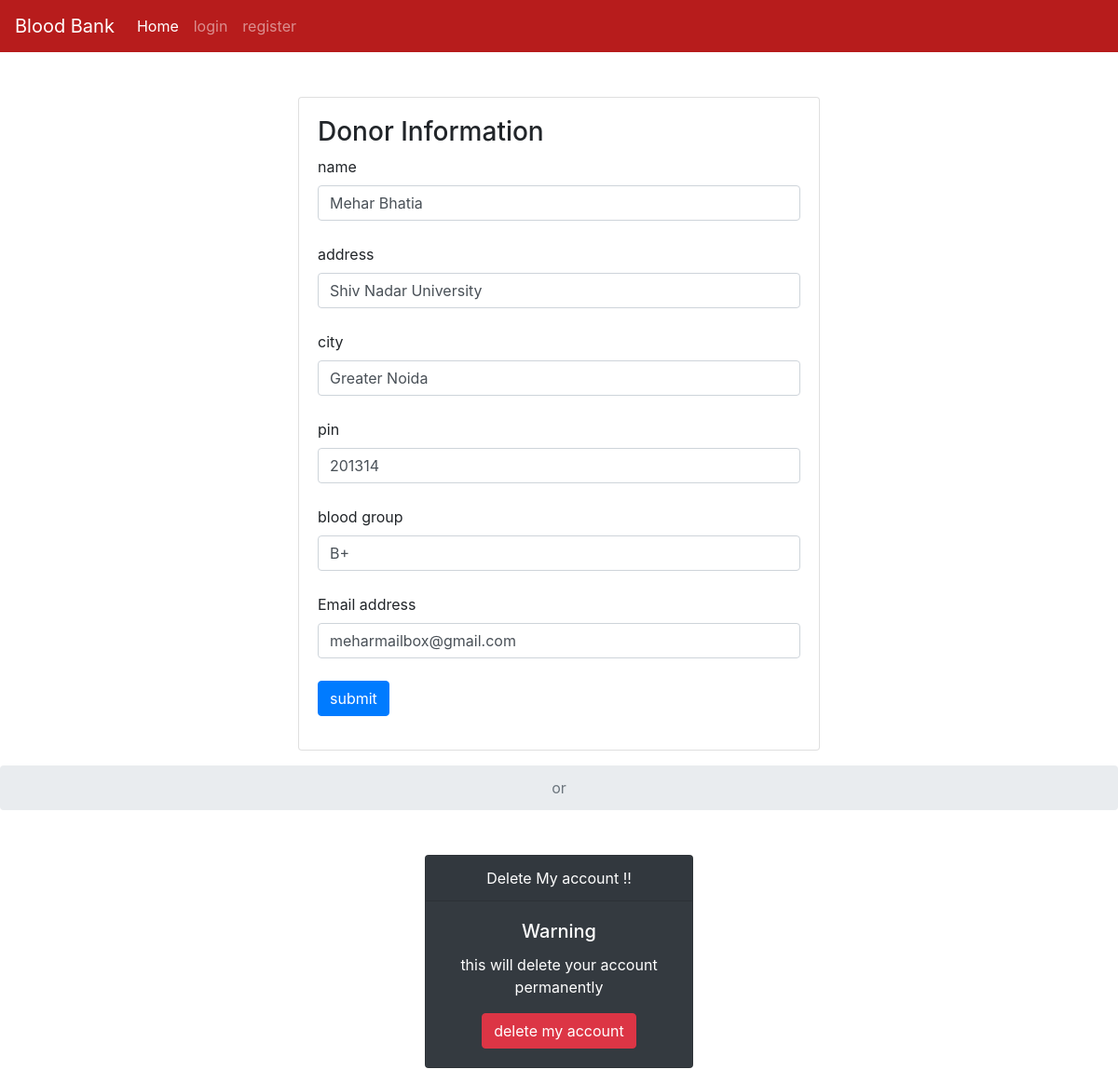
/myprofile/meharmailbox@gmail.com, run on the app's committed database.
### tables this page shows
CREATE TABLE users (name TEXT, addr TEXT, city TEXT, pin TEXT, bg TEXT,email TEXT UNIQUE, pass TEXT);

### server.py (the view, shortened to what this page needs)
@app.route("/myprofile/<email>", methods=('GET', 'POST'))
def myprofile(email):
    msg =""
    if request.method == 'GET':
        con = sqlite3.connect('database.db')
        con.row_factory = sqlite3.Row
        cur = con.cursor()
        cur.execute("select * from users where email=?",(email,))
        rows = cur.fetchall();
        return render_template("myprofile.html",rows = rows)

### templates/myprofile.html (shortened to what this page needs)
{% extends "base.html" %}
{% block content %}
{%for row in rows%}
<center>
<div class="card text-left mt-5" style="width: 35rem;">
  <div class="card-body">
      <form action = "{{url_for('myprofile',email=session['username'])}}" method = "POST">
        <div class="form-group">
         <h3>Donor Information</h3>
         <label for="name">name</label>
         <input type = "text"  class="form-control" name = "name" value="{{row['name']}}" required/><br>
         <label for="name">address</label>
         <input type = "text" name = "addr"  class="form-control" value="{{row['addr']}}" required/><br>
         <label for="name">city</label>
         <input type = "text" name ="city" class="form-control" value="{{row['city']}}" required/><br>
         <label for="name">pin</label>
         <input type = "text" name ="pin" class="form-control" value="{{row['pin']}}" required/><br>
         <label for="name">blood group</label>
         <input type = "text" name ="bg" class="form-control" value="{{row['bg']}}" required/><br>
         <label for="exampleInputEmail1">Email address</label>
        <input type = "email" name ="email" class="form-control" value="{{row['email']}}" required/><br>
         <input type = "submit" value = "submit" class="btn btn-primary" /><br>
       </div>
      </form>
      </div>
      </div>
      </center>
<center>
  <nav aria-label="breadcrumb  ">
    <ol class="breadcrumb mt-3 justify-content-center">
      <li class="breadcrumb-item active" aria-current="page">or</li>
    </ol>
  </nav>
 <div class="card text-white bg-dark mb-3 mt-5" style="max-width: 18rem;">
  <div class="card-header">Delete My account !!</div>
  <div class="card-body">
    <h5 class="card-title">Warning</h5>
    <p class="card-text">this will delete your account permanently</p>
      <a  class="btn btn-danger" data-toggle="modal" data-target="#exampleModalCenter">delete my account</a>
  </div>
</div>
</center>
{%endfor%}
 {% endblock %}

### data on the page
users: name "Mehar Bhatia", addr "Shiv Nadar University", city "Greater Noida", pin "201314", bg "B+", email "meharmailbox@gmail.com"
